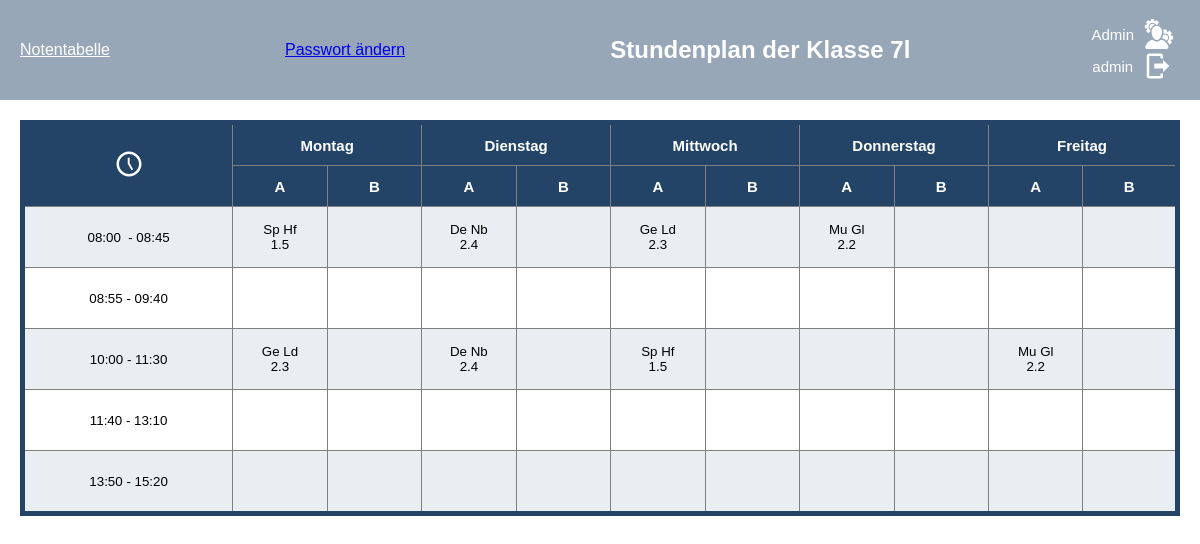
The page /schedule/7l/ (signed in) on the database its author committed.
### stundenplan/models.py (models this page shows, shortened)
class Subject(models.Model):
    abkuerzung = models.CharField(max_length=10, unique=True)
    name = models.CharField(max_length=100, unique=True)
    grade = models.ManyToManyField(Grade, through='Subject_Grade')
    class Meta:
        verbose_name = 'Fach'
        verbose_name_plural = 'Fächer'
    pass

class Teacher(models.Model):
    first_name = models.CharField(max_length=30)
    last_name = models.CharField(max_length=30)
    short_name = models.CharField(max_length=3)
    subjects = models.ManyToManyField(Subject)
    class Meta:
        verbose_name = 'Lehrer'
        verbose_name_plural = 'Lehrer'
    pass

class Room(models.Model):
    room_number = models.CharField(max_length=30, unique=True)
    faecher = models.ManyToManyField(Subject)
    class Meta:
        verbose_name = 'Raum'
        verbose_name_plural = 'Räume'
    def __str__(self):
        return f"{self.room_number}"

### stundenplan/views.py (the view)
# urls.py: path('', index_view, name='index_view'),
@login_required
def index_view(request, bezeichnung):
    user = request.user
    if request.user.is_superuser or request.user.profile.klasse.bezeichnung == bezeichnung:
        context = get_plan(user, bezeichnung)
        return render(request, 'index.html', context)
    else:
        return render(request, '404.html')

### stundenplan/get_plan.py (called while the page is built)
def custom_subject_filter(klasse, lesson_number, weekday, week_choice):
    week_instance = Week.objects.get(week_choice=week_choice)
    lesson = Lesson.objects.filter(
        klasse=klasse,
        lesson_number=lesson_number,
        weekday=weekday,
        week_choice=week_instance,
    ).first()
    return lesson.subject.abkuerzung if lesson else ""

def custom_teacher_filter(klasse, lesson_number, weekday, week_choice):
    week_instance = Week.objects.get(week_choice=week_choice)
    lesson = Lesson.objects.filter(
        klasse=klasse,
        lesson_number=lesson_number,
        weekday=weekday,
        week_choice=week_instance,
    ).first()
    return lesson.teacher.short_name if lesson else ""

def custom_room_filter(klasse, lesson_number, weekday, week_choice):
    week_instance = Week.objects.get(week_choice=week_choice)
    lesson = Lesson.objects.filter(
        klasse=klasse,
        lesson_number=lesson_number,
        weekday=weekday,
        week_choice=week_instance,
    ).first()
    return lesson.room_number if lesson else ""

def set_username(user):
    if user.first_name and user.last_name:
        username = user.first_name + " " + user.last_name
    else:
        username = user.username
    return username

### templates/index.html (shortened to what this page needs)
<!DOCTYPE html>
<html lang="de">
<head>
    {% load static %}
    <link rel="stylesheet" type="text/css" href="{% static 'index.css' %}">
</head>
<body>
    <div class="header">
        <a class="notentabell-view" href="{% url 'index_view' %}">Notentabelle</a>
        <a href="{% url 'change_password' %}">Passwort ändern</a>
        <h1 class="header-heading">Stundenplan der Klasse {{klassenname}}</h1>
        <div class="logout-container" >
            {% if user.is_superuser %}
                <form method="post" action="{% url 'admin:index' %}">
                    <button type="submit" class="logout-button">
                        <a>Admin</a>
                    </button>
                </form>
            {% endif %}
            <form method="post" action="{% url 'logout' %}">
                <button type="submit" class="logout-button">
                    <div>{{username}}</div>
                    <svg class="logout" xmlns="http://www.w3.org/2000/svg" viewBox="0 0 24 24"><path d="M16,17V14H9V10H16V7L21,12L16,17M14,2A2,2 0 0,1 16,4V6H14V4H5V20H14V18H16V20A2,2 0 0,1 14,22H5A2,2 0 0,1 3,20V4A2,2 0 0,1 5,2H14Z" /></svg>
                </button>
            </form>
        </div>
    </div>
    <div class="content">
        <table class="table table-striped table-bordered table-hover doFixed">
            <thead>
                <tr class="darkrow">
                    <th rowspan="2"><svg class="clock" xmlns="http://www.w3.org/2000/svg" viewBox="0 0 24 24"><path d="M12 20C16.4 20 20 16.4 20 12S16.4 4 12 4 4 7.6 4 12 7.6 20 12 20M12 2C17.5 2 22 6.5 22 12S17.5 22 12 22C6.5 22 2 17.5 2 12C2 6.5 6.5 2 12 2M15.3 16.2L14 17L11 11.8V7H12.5V11.4L15.3 16.2Z" /></svg></th>
                    <th colspan="2">Montag</th>
                    <th colspan="2">Dienstag</th>
                    <th colspan="2">Mittwoch</th>
                    <th colspan="2">Donnerstag</th>
                    <th colspan="2">Freitag</th>
                </tr>
                <tr class="darkrow">
                    <th>A</th>
                    <th>B</th>
                    <th>A</th>
                    <th>B</th>
                    <th>A</th>
                    <th>B</th>
                    <th>A</th>
                    <th>B</th>
                    <th>A</th>
                    <th>B</th>
                </tr>
            </thead>
            <tbody>
                <tr class="darkrow 1.Stunde">
                    <td class="breack_word" data-label="Zeit">08:00 &nbsp- 08:45</td>
                    <td data-label="Montag A" colspan="1">{{monA1}}&nbsp;{{monA1Name}}<br>{{monA1Nr}}</td>
                    <td data-label="Montag B" colspan="1">{{monB1}}&nbsp;{{monB1Name}}<br>{{monB1Nr}}</td>
                    <td data-label="Dienstag A" colspan="1">{{tueA1}}&nbsp;{{tueA1Name}}<br>{{tueA1Nr}}</td>
                    <td data-label="Dienstag B" colspan="1">{{tueB1}}&nbsp;{{tueB1Name}}<br>{{tueB1Nr}}</td>
                    <td data-label="Mittwoch A" colspan="1">{{wedA1}}&nbsp;{{wedA1Name}}<br>{{wedA1Nr}}</td>
                    <td data-label="Mittwoch B" colspan="1">{{wedB1}}&nbsp;{{wedB1Name}}<br>{{wedB1Nr}}</td>
                    <td data-label="Donnerstag A" colspan="1">{{thuA1}}&nbsp;{{thuA1Name}}<br>{{thuA1Nr}}</td>
                    <td data-label="Donnerstag B" colspan="1">{{thuB1}}&nbsp;{{thuB1Name}}<br>{{thuB1Nr}}</td>
                    <td data-label="Freitag A" colspan="1">{{friA1}}&nbsp;{{friA1Name}}<br>{{friA1Nr}}</td>
                    <td data-label="Freitag B" colspan="1">{{friB1}}&nbsp;{{friB1Name}}<br>{{friB1Nr}}</td>
                </tr>
                <tr class="2.Stunde">
                    <td data-label="Zeit">08:55 - 09:40</td>
                    <td data-label="Montag A" colspan="1">{{monA2}}&nbsp;{{monA2Name}}<br>{{monA2Nr}}</td>
                    <td data-label="Montag B" colspan="1">{{monB2}}&nbsp;{{monB2Name}}<br>{{monB2Nr}}</td>
                    <td data-label="Dienstag A" colspan="1">{{tueA2}}&nbsp;{{tueA2Name}}<br>{{tueA2Nr}}</td>
                    <td data-label="Dienstag B" colspan="1">{{tueB2}}&nbsp;{{tueB2Name}}<br>{{tueB2Nr}}</td>
                    <td data-label="Mittwoch A" colspan="1">{{wedA2}}&nbsp;{{wedA2Name}}<br>{{wedA2Nr}}</td>
                    <td data-label="Mittwoch B" colspan="1">{{wedB2}}&nbsp;{{wedB2Name}}<br>{{wedB2Nr}}</td>
                    <td data-label="Donnerstag A" colspan="1">{{thuA2}}&nbsp;{{thuA2Name}}<br>{{thuA2Nr}}</td>
                    <td data-label="Donnerstag B" colspan="1">{{thuB2}}&nbsp;{{thuB2Name}}<br>{{thuB2Nr}}</td>
                    <td data-label="Freitag A" colspan="1">{{friA2}}&nbsp;{{friA2Name}}<br>{{friA2Nr}}</td>
                    <td data-label="Freitag B" colspan="1">{{friB2}}&nbsp;{{friB2Name}}<br>{{friB2Nr}}</td>
                </tr>
                <tr class="darkrow 3./4. Stunde">
                    <td data-label="Zeit">10:00 - 11:30</td>
                    <td data-label="Montag A" colspan="1">{{monA3_4}}&nbsp;{{monA3_4Name}}<br>{{monA3_4Nr}}</td>
                    <td data-label="Montag B" colspan="1">{{monB3_4}}&nbsp;{{monB3_4Name}}<br>{{monB3_4Nr}}</td>
                    <td data-label="Dienstag A" colspan="1">{{tueA3_4}}&nbsp;{{tueA3_4Name}}<br>{{tueA3_4Nr}}</td>
                    <td data-label="Dienstag B" colspan="1">{{tueB3_4}}&nbsp;{{tueB3_4Name}}<br>{{tueB3_4Nr}}</td>
                    <td data-label="Mittwoch A" colspan="1">{{wedA3_4}}&nbsp;{{wedA3_4Name}}<br>{{wedA3_4Nr}}</td>
                    <td data-label="Mittwoch B" colspan="1">{{wedB3_4}}&nbsp;{{wedB3_4Name}}<br>{{wedB3_4Nr}}</td>
                    <td data-label="Donnerstag A" colspan="1">{{thuA3_4}}&nbsp;{{thuA3_4Name}}<br>{{thuA3_4Nr}}</td>
                    <td data-label="Donnerstag B" colspan="1">{{thuB3_4}}&nbsp;{{thuB3_4Name}}<br>{{thuB3_4Nr}}</td>
                    <td data-label="Freitag A" colspan="1">{{friA3_4}}&nbsp;{{friA3_4Name}}<br>{{friA3_4Nr}}</td>
                    <td data-label="Freitag B" colspan="1">{{friB3_4}}&nbsp;{{friB3_4Name}}<br>{{friB3_4Nr}}</td>
                </tr>
                <tr class="5./6. Stunde">
                    <td data-label="Zeit">11:40 - 13:10</td>
                    <td data-label="Montag A" colspan="1">{{monA5_6}}&nbsp;{{monA5_6Name}}<br>{{monA5_6Nr}}</td>
                    <td data-label="Montag B" colspan="1">{{monB5_6}}&nbsp;{{monB5_6Name}}<br>{{monB5_6Nr}}</td>
                    <td data-label="Dienstag A" colspan="1">{{tueA5_6}}&nbsp;{{tueA5_6Name}}<br>{{tueA5_6Nr}}</td>
                    <td data-label="Dienstag B" colspan="1">{{tueB5_6}}&nbsp;{{tueB5_6Name}}<br>{{tueB5_6Nr}}</td>
                    <td data-label="Mittwoch A" colspan="1">{{wedA5_6}}&nbsp;{{wedA5_6Name}}<br>{{wedA5_6Nr}}</td>
                    <td data-label="Mittwoch B" colspan="1">{{wedB5_6}}&nbsp;{{wedB5_6Name}}<br>{{wedB5_6Nr}}</td>
                    <td data-label="Donnerstag A" colspan="1">{{thuA5_6}}&nbsp;{{thuA5_6Name}}<br>{{thuA5_6Nr}}</td>
                    <td data-label="Donnerstag B" colspan="1">{{thuB5_6}}&nbsp;{{thuB5_6Name}}<br>{{thuB5_6Nr}}</td>
                    <td data-label="Freitag A" colspan="1">{{friA5_6}}&nbsp;{{friA5_6Name}}<br>{{friA5_6Nr}}</td>
                    <td data-label="Freitag B" colspan="1">{{friB5_6}}&nbsp;{{friB5_6Name}}<br>{{friB5_6Nr}}</td>
                </tr>
                <tr class="darkrow 7./8. Stunde">
                    <td data-label="Zeit">13:50 - 15:20</td>
                    <td data-label="Montag A" colspan="1">{{monA7_8}}&nbsp;{{monA7_8Name}}<br>{{monA7_8Nr}}</td>
                    <td data-label="Montag B" colspan="1">{{monB7_8}}&nbsp;{{monB7_8Name}}<br>{{monB7_8Nr}}</td>
                    <td data-label="Dienstag A" colspan="1">{{tueA7_8}}&nbsp;{{tueA7_8Name}}<br>{{tueA7_8Nr}}</td>
                    <td data-label="Dienstag B" colspan="1">{{tueB7_8}}&nbsp;{{tueB7_8Name}}<br>{{tueB7_8Nr}}</td>
                    <td data-label="Mittwoch A" colspan="1">{{wedA7_8}}&nbsp;{{wedA7_8Name}}<br>{{wedA7_8Nr}}</td>
                    <td data-label="Mittwoch B" colspan="1">{{wedB7_8}}&nbsp;{{wedB7_8Name}}<br>{{wedB7_8Nr}}</td>
                    <td data-label="Donnerstag A" colspan="1">{{thuA7_8}}&nbsp;{{thuA7_8Name}}<br>{{thuA7_8Nr}}</td>
                    <td data-label="Donnerstag B" colspan="1">{{thuB7_8}}&nbsp;{{thuB7_8Name}}<br>{{thuB7_8Nr}}</td>
                    <td data-label="Freitag A" colspan="1">{{friA7_8}}&nbsp;{{friA7_8Name}}<br>{{friA7_8Nr}}</td>
                    <td data-label="Freitag B" colspan="1">{{friB7_8}}&nbsp;{{friB7_8Name}}<br>{{friB7_8Nr}}</td>
                </tr>
            </tbody>
        </table>
    </div>
</body>
</html>

### static/index.css (style rules this page uses)
:root { --background-color: #ffffff; --second-background-color: #E5E1DA; --darkrow: #23456718; --dark-accent: rgb(35,68,103); --ligth-accent: #b1dae7; --dark-font: #27374D; --ligth-font: white; }
body { display: flex; justify-content: center; align-items: center; flex-direction: column; font-family: Arial, Helvetica, sans-serif; background-color: var(--background-color); margin: 0; padding: 0; }
.header { position: fixed; background-color: #97a7b7; width: 100%; left: 0; top: 0; color: var(--ligth-font); display: flex; align-items: center; justify-content: space-between; height: 100px; padding: 0 20px; box-sizing: border-box; }
.header-heading { padding-left: 30px; font-size: 1.5rem; }
.logout-container { display: flex; align-items: center; flex-direction: column; }
.logout { height: 30px; width: 30px; fill: var(--ligth-font); }
.logout-button { background-color: transparent; color: var(--ligth-font); border: none; font-size: 15px; cursor: pointer; display: flex; align-items: center; gap: 10px; }
.content { margin-top: 100px; width: 100%; overflow-x: auto; padding: 20px; box-sizing: border-box; }
table { table-layout: fixed; width: 100%; max-width: 1200px; margin: 0 auto; border-collapse: collapse; border: var(--dark-accent) solid 5px; }
th, td { width: 10%; height: 50px; text-align: center; vertical-align: middle; font-size: 10pt; padding: 5px; border: 1px solid gray; word-wrap: break-word; overflow-wrap: break-word; }
th { background-color: var(--dark-accent); color: var(--ligth-font); font-size: 15px !important; height: 30px !important; }
th:last-child, td:last-child { width: 10% !important; }
tbody tr { height: 50px; }
.darkrow { background-color: var(--darkrow); }
.clock { height: 30px; width: auto; color: var(--ligth-font); fill: var(--ligth-font); }
.notentabell-view { color: var(--ligth-font); text-decoration: underline; cursor: pointer; }

### rows shown on the page
Subject: abkuerzung "Sp"
Teacher: short_name "Hf"
Room: room_number "1.5"
Subject: abkuerzung "De"
Teacher: short_name "Nb"
Room: room_number "2.4"
Subject: abkuerzung "Ge"
Teacher: short_name "Ld"
Room: room_number "2.3"
Subject: abkuerzung "Mu"
Teacher: short_name "Gl"
Room: room_number "2.2"

### other values the page prints
{{ klassenname }} "7l"
{{ username }} "admin"
